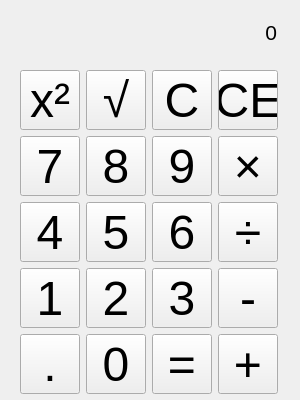
<?xml version="1.0" encoding="UTF-8"?>
<ui version="4.0">
 <class>w_calc</class>
 <widget class="QWidget" name="w_calc">
  <property name="windowModality">
   <enum>Qt::NonModal</enum>
  </property>
  <property name="geometry">
   <rect>
    <x>0</x>
    <y>0</y>
    <width>300</width>
    <height>400</height>
   </rect>
  </property>
  <property name="minimumSize">
   <size>
    <width>300</width>
    <height>400</height>
   </size>
  </property>
  <property name="maximumSize">
   <size>
    <width>300</width>
    <height>400</height>
   </size>
  </property>
  <property name="windowTitle">
   <string>Calculator</string>
  </property>
  <widget class="QLabel" name="l_display">
   <property name="geometry">
    <rect>
     <x>26</x>
     <y>12</y>
     <width>251</width>
     <height>41</height>
    </rect>
   </property>
   <property name="font">
    <font>
     <pointsize>16</pointsize>
    </font>
   </property>
   <property name="text">
    <string>0</string>
   </property>
   <property name="alignment">
    <set>Qt::AlignRight|Qt::AlignTrailing|Qt::AlignVCenter</set>
   </property>
  </widget>
  <widget class="QWidget" name="layoutWidget">
   <property name="geometry">
    <rect>
     <x>20</x>
     <y>70</y>
     <width>261</width>
     <height>326</height>
    </rect>
   </property>
   <layout class="QGridLayout" name="gridLayout">
    <item row="0" column="0">
     <widget class="QPushButton" name="btn_squar">
      <property name="sizePolicy">
       <sizepolicy hsizetype="Fixed" vsizetype="Fixed">
        <horstretch>0</horstretch>
        <verstretch>0</verstretch>
       </sizepolicy>
      </property>
      <property name="minimumSize">
       <size>
        <width>60</width>
        <height>60</height>
       </size>
      </property>
      <property name="maximumSize">
       <size>
        <width>60</width>
        <height>60</height>
       </size>
      </property>
      <property name="font">
       <font>
        <pointsize>36</pointsize>
       </font>
      </property>
      <property name="text">
       <string>x²</string>
      </property>
      <property name="iconSize">
       <size>
        <width>48</width>
        <height>48</height>
       </size>
      </property>
     </widget>
    </item>
    <item row="0" column="1">
     <widget class="QPushButton" name="btn_sqrt">
      <property name="sizePolicy">
       <sizepolicy hsizetype="Fixed" vsizetype="Fixed">
        <horstretch>0</horstretch>
        <verstretch>0</verstretch>
       </sizepolicy>
      </property>
      <property name="minimumSize">
       <size>
        <width>60</width>
        <height>60</height>
       </size>
      </property>
      <property name="maximumSize">
       <size>
        <width>60</width>
        <height>60</height>
       </size>
      </property>
      <property name="font">
       <font>
        <pointsize>36</pointsize>
       </font>
      </property>
      <property name="text">
       <string>√</string>
      </property>
      <property name="iconSize">
       <size>
        <width>48</width>
        <height>48</height>
       </size>
      </property>
     </widget>
    </item>
    <item row="0" column="2">
     <widget class="QPushButton" name="btn_rmlst">
      <property name="sizePolicy">
       <sizepolicy hsizetype="Fixed" vsizetype="Fixed">
        <horstretch>0</horstretch>
        <verstretch>0</verstretch>
       </sizepolicy>
      </property>
      <property name="minimumSize">
       <size>
        <width>60</width>
        <height>60</height>
       </size>
      </property>
      <property name="maximumSize">
       <size>
        <width>60</width>
        <height>60</height>
       </size>
      </property>
      <property name="font">
       <font>
        <pointsize>36</pointsize>
       </font>
      </property>
      <property name="text">
       <string>C</string>
      </property>
      <property name="iconSize">
       <size>
        <width>48</width>
        <height>48</height>
       </size>
      </property>
     </widget>
    </item>
    <item row="0" column="3">
     <widget class="QPushButton" name="btn_clear">
      <property name="sizePolicy">
       <sizepolicy hsizetype="Fixed" vsizetype="Fixed">
        <horstretch>0</horstretch>
        <verstretch>0</verstretch>
       </sizepolicy>
      </property>
      <property name="minimumSize">
       <size>
        <width>60</width>
        <height>60</height>
       </size>
      </property>
      <property name="maximumSize">
       <size>
        <width>60</width>
        <height>60</height>
       </size>
      </property>
      <property name="font">
       <font>
        <pointsize>36</pointsize>
       </font>
      </property>
      <property name="text">
       <string>CE</string>
      </property>
      <property name="iconSize">
       <size>
        <width>48</width>
        <height>48</height>
       </size>
      </property>
     </widget>
    </item>
    <item row="1" column="0">
     <widget class="QPushButton" name="btn_7">
      <property name="sizePolicy">
       <sizepolicy hsizetype="Fixed" vsizetype="Fixed">
        <horstretch>0</horstretch>
        <verstretch>0</verstretch>
       </sizepolicy>
      </property>
      <property name="minimumSize">
       <size>
        <width>60</width>
        <height>60</height>
       </size>
      </property>
      <property name="maximumSize">
       <size>
        <width>60</width>
        <height>60</height>
       </size>
      </property>
      <property name="font">
       <font>
        <pointsize>36</pointsize>
       </font>
      </property>
      <property name="text">
       <string>7</string>
      </property>
     </widget>
    </item>
    <item row="1" column="1">
     <widget class="QPushButton" name="btn_8">
      <property name="sizePolicy">
       <sizepolicy hsizetype="Fixed" vsizetype="Fixed">
        <horstretch>0</horstretch>
        <verstretch>0</verstretch>
       </sizepolicy>
      </property>
      <property name="minimumSize">
       <size>
        <width>60</width>
        <height>60</height>
       </size>
      </property>
      <property name="maximumSize">
       <size>
        <width>60</width>
        <height>60</height>
       </size>
      </property>
      <property name="font">
       <font>
        <pointsize>36</pointsize>
       </font>
      </property>
      <property name="text">
       <string>8</string>
      </property>
     </widget>
    </item>
    <item row="1" column="2">
     <widget class="QPushButton" name="btn_9">
      <property name="sizePolicy">
       <sizepolicy hsizetype="Fixed" vsizetype="Fixed">
        <horstretch>0</horstretch>
        <verstretch>0</verstretch>
       </sizepolicy>
      </property>
      <property name="minimumSize">
       <size>
        <width>60</width>
        <height>60</height>
       </size>
      </property>
      <property name="maximumSize">
       <size>
        <width>60</width>
        <height>60</height>
       </size>
      </property>
      <property name="font">
       <font>
        <pointsize>36</pointsize>
       </font>
      </property>
      <property name="text">
       <string>9</string>
      </property>
     </widget>
    </item>
    <item row="1" column="3">
     <widget class="QPushButton" name="btn_mul">
      <property name="sizePolicy">
       <sizepolicy hsizetype="Fixed" vsizetype="Fixed">
        <horstretch>0</horstretch>
        <verstretch>0</verstretch>
       </sizepolicy>
      </property>
      <property name="minimumSize">
       <size>
        <width>60</width>
        <height>60</height>
       </size>
      </property>
      <property name="maximumSize">
       <size>
        <width>60</width>
        <height>60</height>
       </size>
      </property>
      <property name="font">
       <font>
        <pointsize>36</pointsize>
       </font>
      </property>
      <property name="text">
       <string>×</string>
      </property>
      <property name="iconSize">
       <size>
        <width>48</width>
        <height>48</height>
       </size>
      </property>
     </widget>
    </item>
    <item row="2" column="0">
     <widget class="QPushButton" name="btn_4">
      <property name="sizePolicy">
       <sizepolicy hsizetype="Fixed" vsizetype="Fixed">
        <horstretch>0</horstretch>
        <verstretch>0</verstretch>
       </sizepolicy>
      </property>
      <property name="minimumSize">
       <size>
        <width>60</width>
        <height>60</height>
       </size>
      </property>
      <property name="maximumSize">
       <size>
        <width>60</width>
        <height>60</height>
       </size>
      </property>
      <property name="font">
       <font>
        <pointsize>36</pointsize>
       </font>
      </property>
      <property name="text">
       <string>4</string>
      </property>
     </widget>
    </item>
    <item row="2" column="1">
     <widget class="QPushButton" name="btn_5">
      <property name="sizePolicy">
       <sizepolicy hsizetype="Fixed" vsizetype="Fixed">
        <horstretch>0</horstretch>
        <verstretch>0</verstretch>
       </sizepolicy>
      </property>
      <property name="minimumSize">
       <size>
        <width>60</width>
        <height>60</height>
       </size>
      </property>
      <property name="maximumSize">
       <size>
        <width>60</width>
        <height>60</height>
       </size>
      </property>
      <property name="font">
       <font>
        <pointsize>36</pointsize>
       </font>
      </property>
      <property name="text">
       <string>5</string>
      </property>
     </widget>
    </item>
    <item row="2" column="2">
     <widget class="QPushButton" name="btn_6">
      <property name="sizePolicy">
       <sizepolicy hsizetype="Fixed" vsizetype="Fixed">
        <horstretch>0</horstretch>
        <verstretch>0</verstretch>
       </sizepolicy>
      </property>
      <property name="minimumSize">
       <size>
        <width>60</width>
        <height>60</height>
       </size>
      </property>
      <property name="maximumSize">
       <size>
        <width>60</width>
        <height>60</height>
       </size>
      </property>
      <property name="font">
       <font>
        <pointsize>36</pointsize>
       </font>
      </property>
      <property name="text">
       <string>6</string>
      </property>
     </widget>
    </item>
    <item row="2" column="3">
     <widget class="QPushButton" name="btn_div">
      <property name="sizePolicy">
       <sizepolicy hsizetype="Fixed" vsizetype="Fixed">
        <horstretch>0</horstretch>
        <verstretch>0</verstretch>
       </sizepolicy>
      </property>
      <property name="minimumSize">
       <size>
        <width>60</width>
        <height>60</height>
       </size>
      </property>
      <property name="maximumSize">
       <size>
        <width>60</width>
        <height>60</height>
       </size>
      </property>
      <property name="font">
       <font>
        <pointsize>36</pointsize>
       </font>
      </property>
      <property name="text">
       <string>÷</string>
      </property>
      <property name="iconSize">
       <size>
        <width>48</width>
        <height>48</height>
       </size>
      </property>
     </widget>
    </item>
    <item row="3" column="0">
     <widget class="QPushButton" name="btn_1">
      <property name="sizePolicy">
       <sizepolicy hsizetype="Fixed" vsizetype="Fixed">
        <horstretch>0</horstretch>
        <verstretch>0</verstretch>
       </sizepolicy>
      </property>
      <property name="minimumSize">
       <size>
        <width>60</width>
        <height>60</height>
       </size>
      </property>
      <property name="maximumSize">
       <size>
        <width>60</width>
        <height>60</height>
       </size>
      </property>
      <property name="font">
       <font>
        <pointsize>36</pointsize>
       </font>
      </property>
      <property name="text">
       <string>1</string>
      </property>
     </widget>
    </item>
    <item row="3" column="1">
     <widget class="QPushButton" name="btn_2">
      <property name="sizePolicy">
       <sizepolicy hsizetype="Fixed" vsizetype="Fixed">
        <horstretch>0</horstretch>
        <verstretch>0</verstretch>
       </sizepolicy>
      </property>
      <property name="minimumSize">
       <size>
        <width>60</width>
        <height>60</height>
       </size>
      </property>
      <property name="maximumSize">
       <size>
        <width>60</width>
        <height>60</height>
       </size>
      </property>
      <property name="font">
       <font>
        <pointsize>36</pointsize>
       </font>
      </property>
      <property name="text">
       <string>2</string>
      </property>
     </widget>
    </item>
    <item row="3" column="2">
     <widget class="QPushButton" name="btn_3">
      <property name="sizePolicy">
       <sizepolicy hsizetype="Fixed" vsizetype="Fixed">
        <horstretch>0</horstretch>
        <verstretch>0</verstretch>
       </sizepolicy>
      </property>
      <property name="maximumSize">
       <size>
        <width>60</width>
        <height>60</height>
       </size>
      </property>
      <property name="font">
       <font>
        <pointsize>36</pointsize>
       </font>
      </property>
      <property name="text">
       <string>3</string>
      </property>
     </widget>
    </item>
    <item row="3" column="3">
     <widget class="QPushButton" name="btn_sub">
      <property name="sizePolicy">
       <sizepolicy hsizetype="Fixed" vsizetype="Fixed">
        <horstretch>0</horstretch>
        <verstretch>0</verstretch>
       </sizepolicy>
      </property>
      <property name="minimumSize">
       <size>
        <width>60</width>
        <height>60</height>
       </size>
      </property>
      <property name="maximumSize">
       <size>
        <width>60</width>
        <height>60</height>
       </size>
      </property>
      <property name="font">
       <font>
        <pointsize>36</pointsize>
       </font>
      </property>
      <property name="text">
       <string>-</string>
      </property>
      <property name="iconSize">
       <size>
        <width>48</width>
        <height>48</height>
       </size>
      </property>
     </widget>
    </item>
    <item row="4" column="0">
     <widget class="QPushButton" name="btn_dot">
      <property name="sizePolicy">
       <sizepolicy hsizetype="Fixed" vsizetype="Fixed">
        <horstretch>0</horstretch>
        <verstretch>0</verstretch>
       </sizepolicy>
      </property>
      <property name="minimumSize">
       <size>
        <width>60</width>
        <height>60</height>
       </size>
      </property>
      <property name="maximumSize">
       <size>
        <width>60</width>
        <height>60</height>
       </size>
      </property>
      <property name="font">
       <font>
        <pointsize>36</pointsize>
       </font>
      </property>
      <property name="text">
       <string>.</string>
      </property>
     </widget>
    </item>
    <item row="4" column="1">
     <widget class="QPushButton" name="btn_0">
      <property name="sizePolicy">
       <sizepolicy hsizetype="Fixed" vsizetype="Fixed">
        <horstretch>0</horstretch>
        <verstretch>0</verstretch>
       </sizepolicy>
      </property>
      <property name="minimumSize">
       <size>
        <width>60</width>
        <height>60</height>
       </size>
      </property>
      <property name="maximumSize">
       <size>
        <width>60</width>
        <height>60</height>
       </size>
      </property>
      <property name="font">
       <font>
        <pointsize>36</pointsize>
       </font>
      </property>
      <property name="text">
       <string>0</string>
      </property>
     </widget>
    </item>
    <item row="4" column="2">
     <widget class="QPushButton" name="btn_equ">
      <property name="sizePolicy">
       <sizepolicy hsizetype="Fixed" vsizetype="Fixed">
        <horstretch>0</horstretch>
        <verstretch>0</verstretch>
       </sizepolicy>
      </property>
      <property name="minimumSize">
       <size>
        <width>60</width>
        <height>60</height>
       </size>
      </property>
      <property name="maximumSize">
       <size>
        <width>60</width>
        <height>60</height>
       </size>
      </property>
      <property name="font">
       <font>
        <pointsize>36</pointsize>
       </font>
      </property>
      <property name="text">
       <string>=</string>
      </property>
      <property name="iconSize">
       <size>
        <width>48</width>
        <height>48</height>
       </size>
      </property>
     </widget>
    </item>
    <item row="4" column="3">
     <widget class="QPushButton" name="btn_add">
      <property name="sizePolicy">
       <sizepolicy hsizetype="Fixed" vsizetype="Fixed">
        <horstretch>0</horstretch>
        <verstretch>0</verstretch>
       </sizepolicy>
      </property>
      <property name="minimumSize">
       <size>
        <width>60</width>
        <height>60</height>
       </size>
      </property>
      <property name="maximumSize">
       <size>
        <width>60</width>
        <height>60</height>
       </size>
      </property>
      <property name="font">
       <font>
        <pointsize>36</pointsize>
       </font>
      </property>
      <property name="text">
       <string>+</string>
      </property>
      <property name="iconSize">
       <size>
        <width>48</width>
        <height>48</height>
       </size>
      </property>
     </widget>
    </item>
   </layout>
  </widget>
 </widget>
 <resources/>
 <connections/>
</ui>
